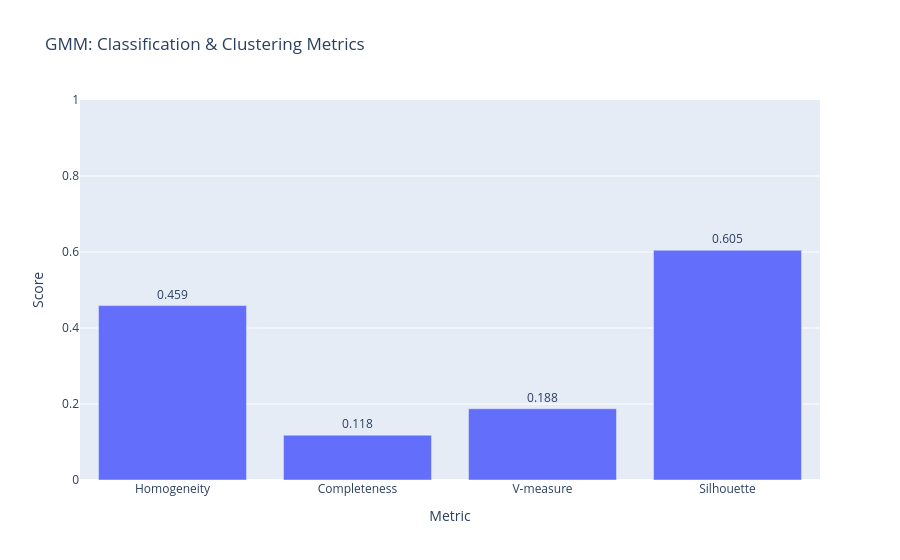

Source (notebook cell):
### Markdown cell above
### Every Metric

### Code cell
# Visualize GMM metrics
metrics_display = gmm_metrics_df.reset_index()
fig = px.bar(
    metrics_display,
    x='index',
    y='score',
    title='GMM: Classification & Clustering Metrics',
    text='score'
)

fig.update_traces(texttemplate='%{text:.3f}', textposition='outside')
fig.update_layout(
    yaxis_range=[0, 1],
    xaxis_title="Metric",
    yaxis_title="Score",
    showlegend=False
)
fig.show()

### Figure 1 — Plotly figure (JSON) as saved in the notebook; plotly's stock layout.template omitted (floating-point values rounded to 4 significant figures)
{"data": [{"hovertemplate": "index=%{x}<br>score=%{text}<extra></extra>", "legendgroup": "", "marker": {"color": "#636efa", "pattern": {"shape": ""}}, "name": "", "orientation": "v", "showlegend": false, "text": [0.4589, 0.1179, 0.1876, 0.6046], "textposition": "outside", "texttemplate": "%{text:.3f}", "type": "bar", "x": ["Homogeneity", "Completeness", "V-measure", "Silhouette"], "xaxis": "x", "y": [0.4589, 0.1179, 0.1876, 0.6046], "yaxis": "y"}], "layout": {"barmode": "relative", "legend": {"tracegroupgap": 0}, "showlegend": false, "title": {"text": "GMM: Classification & Clustering Metrics"}, "xaxis": {"anchor": "y", "domain": [0, 1], "title": {"text": "Metric"}}, "yaxis": {"anchor": "x", "domain": [0, 1], "range": [0, 1], "title": {"text": "Score"}}}}
